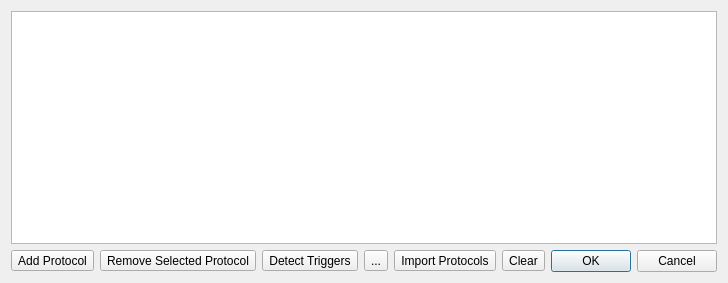
<?xml version="1.0" encoding="UTF-8"?>
<ui version="4.0">
 <class>TriggerProtocolsEditorDialog</class>
 <widget class="QDialog" name="TriggerProtocolsEditorDialog">
  <property name="geometry">
   <rect>
    <x>0</x>
    <y>0</y>
    <width>466</width>
    <height>283</height>
   </rect>
  </property>
  <property name="windowTitle">
   <string>Dialog</string>
  </property>
  <layout class="QGridLayout" name="gridLayout">
   <item row="1" column="0">
    <layout class="QHBoxLayout" name="horizontalLayout">
     <item>
      <widget class="QToolButton" name="addProtocolToolButton">
       <property name="text">
        <string>Add Protocol</string>
       </property>
       <property name="icon">
        <iconset theme="list-add"/>
       </property>
      </widget>
     </item>
     <item>
      <widget class="QToolButton" name="removeProtocolToolButton">
       <property name="text">
        <string>Remove Selected Protocol</string>
       </property>
       <property name="icon">
        <iconset theme="list-remove"/>
       </property>
      </widget>
     </item>
     <item>
      <widget class="QToolButton" name="detectProtocolsToolButton">
       <property name="toolTip">
        <string>Detect Trigger Events</string>
       </property>
       <property name="statusTip">
        <string>Detect Trigger Events</string>
       </property>
       <property name="whatsThis">
        <string>&lt;html&gt;&lt;head/&gt;&lt;body&gt;&lt;p&gt;Detect triggers from TTL-like signals embedded in the electrophysiology data&lt;/p&gt;&lt;/body&gt;&lt;/html&gt;</string>
       </property>
       <property name="text">
        <string>Detect Triggers</string>
       </property>
       <property name="icon">
        <iconset theme="tools-wizard"/>
       </property>
      </widget>
     </item>
     <item>
      <widget class="QToolButton" name="triggerProtocolFileChooserToolButton">
       <property name="toolTip">
        <string>Open protocols file</string>
       </property>
       <property name="statusTip">
        <string>Open protocols file</string>
       </property>
       <property name="whatsThis">
        <string>Open protocols file</string>
       </property>
       <property name="text">
        <string>...</string>
       </property>
       <property name="icon">
        <iconset theme="document-open">
         <normaloff>../systems</normaloff>../systems</iconset>
       </property>
      </widget>
     </item>
     <item>
      <widget class="QToolButton" name="importProtocolsToolButton">
       <property name="toolTip">
        <string>Import Protocols</string>
       </property>
       <property name="statusTip">
        <string>Import Protocols</string>
       </property>
       <property name="whatsThis">
        <string>&lt;html&gt;&lt;head/&gt;&lt;body&gt;&lt;p&gt;Import protocols from another ScanData object or a protocols object in workspace&lt;/p&gt;&lt;/body&gt;&lt;/html&gt;</string>
       </property>
       <property name="text">
        <string>Import Protocols</string>
       </property>
       <property name="icon">
        <iconset theme="document-import"/>
       </property>
      </widget>
     </item>
     <item>
      <widget class="QToolButton" name="clearProtocolsToolButton">
       <property name="toolTip">
        <string>Clear Protocols</string>
       </property>
       <property name="statusTip">
        <string>Clear Protocols</string>
       </property>
       <property name="whatsThis">
        <string>&lt;html&gt;&lt;head/&gt;&lt;body&gt;&lt;p&gt;Removes all trigger protocols and events embedded in the data&lt;/p&gt;&lt;/body&gt;&lt;/html&gt;</string>
       </property>
       <property name="text">
        <string>Clear</string>
       </property>
       <property name="icon">
        <iconset theme="edit-clear-all"/>
       </property>
      </widget>
     </item>
     <item>
      <widget class="QDialogButtonBox" name="buttonBox">
       <property name="orientation">
        <enum>Qt::Orientation::Horizontal</enum>
       </property>
       <property name="standardButtons">
        <set>QDialogButtonBox::StandardButton::Cancel|QDialogButtonBox::StandardButton::Ok</set>
       </property>
      </widget>
     </item>
    </layout>
   </item>
   <item row="0" column="0">
    <widget class="QTableView" name="protocolTableView">
     <property name="toolTip">
      <string>Trigger protocols</string>
     </property>
     <property name="statusTip">
      <string>Trigger protocols</string>
     </property>
     <property name="whatsThis">
      <string>Trigger protocols</string>
     </property>
     <property name="alternatingRowColors">
      <bool>true</bool>
     </property>
     <property name="gridStyle">
      <enum>Qt::PenStyle::NoPen</enum>
     </property>
    </widget>
   </item>
  </layout>
 </widget>
 <resources/>
 <connections>
  <connection>
   <sender>buttonBox</sender>
   <signal>accepted()</signal>
   <receiver>TriggerProtocolsEditorDialog</receiver>
   <slot>accept()</slot>
   <hints>
    <hint type="sourcelabel">
     <x>248</x>
     <y>254</y>
    </hint>
    <hint type="destinationlabel">
     <x>157</x>
     <y>274</y>
    </hint>
   </hints>
  </connection>
  <connection>
   <sender>buttonBox</sender>
   <signal>rejected()</signal>
   <receiver>TriggerProtocolsEditorDialog</receiver>
   <slot>reject()</slot>
   <hints>
    <hint type="sourcelabel">
     <x>316</x>
     <y>260</y>
    </hint>
    <hint type="destinationlabel">
     <x>286</x>
     <y>274</y>
    </hint>
   </hints>
  </connection>
 </connections>
</ui>
